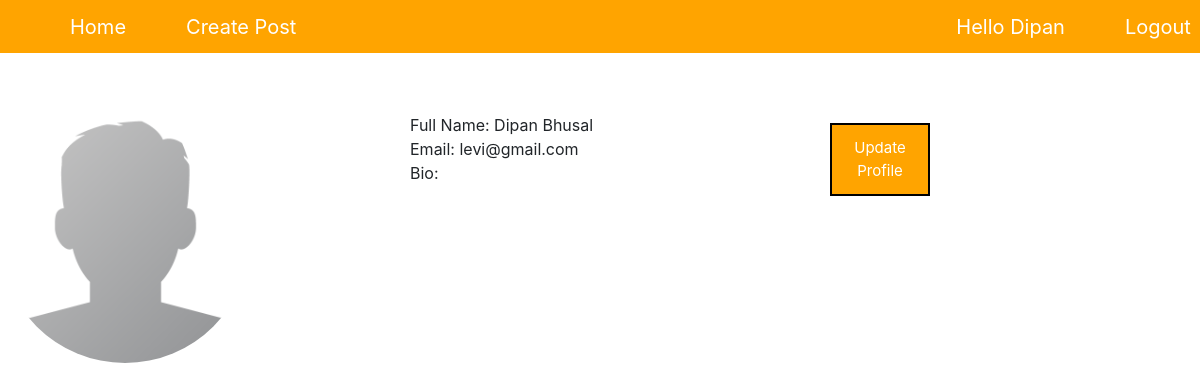
Screenshot of /accounts/profile/levi/ with the database file from the repository.
### accounts/models.py (models this page shows, shortened)
class UserModel(AbstractBaseUser):
    first_name = models.CharField(max_length=40)
    last_name = models.CharField(max_length=40)
    email = models.EmailField(verbose_name='Email Address',
        max_length=255,
        unique=True
        )
    created_at = models.DateTimeField(auto_now=now)
    is_active = models.BooleanField(default=True)
    is_admin = models.BooleanField(default = False)
    username = models.CharField(max_length=100, blank = True)
    profile_picture = models.ImageField(upload_to='profile_pics', default = 'profile_pics/default.jpg')
    bio = models.TextField(blank=True)
    email_confirmed = models.BooleanField(default = False)
    objects = UserManager()
    groups = None
    USERNAME_FIELD = 'email'
    REQUIRED_FIELDS = [ ]

### accounts/views.py (the view)
# urls.py: path('profile/<slug:slug>/', UserProfileView.as_view(), name = 'profile'),
class UserProfileView(DetailView):
    model = USER
    slug_field = 'username'
    template_name = 'accounts/profile.html'
    context_object_name = 'user'

### accounts/templates/accounts/profile.html
{%extends 'blog/base.html'%}
{%block content%}
<div class="profile-container">
    <div class="profile-info">
        <div class="row">
            <div class="col-md-4">
                <img src="{{user.profile_picture.url}}" class="profile-picture"  alt="">
            </div>
            <div class="col-md-4">
                <div class="name">Full Name: {{user.first_name}} {{user.last_name}}</div>
                Email: {{user.email}} <br>
                Bio: {{user.bio}}
            </div>
            <div class="col-md-4">
                <a href="{% url 'accounts:profile-edit' user.username %}"> <button class="update-btn" style="width: 100px;">Update Profile</button></a>
            </div>
        </div>
    </div>
</div>
{%endblock content%}

### blog/templates/blog/base.html (shortened to what this page needs)
{%load static%}
<!DOCTYPE html>
<html lang="en">
<head>
    <link rel="stylesheet" href="{% static 'css/main1.css' %}">
    <link rel="stylesheet" href="https://stackpath.bootstrapcdn.com/bootstrap/4.5.0/css/bootstrap.min.css">
</head>
<body>
    <nav>
        <ul class="trans" id="nav-menu">
            <li><a href="{% url 'blog:blog-home' %}">Home</a></li>
            {%if user.is_authenticated%}
            <li><a href="{% url 'blog:post-create' %}">Create Post</a></li>
            <li><a href="{% url 'accounts:profile' user.username %}" class="right">Hello {{user.first_name}}</a></li>
            <li><a href="{% url 'accounts:logout' %}" class="right">Logout</a></li>
            {%else%}
            <li><a href="{% url 'accounts:login' %}" class="right">Login</a></li>
            <li><a href="{% url 'accounts:signup' %}" class="right">Sign Up</a></li>
            {% endif %}
        </ul>
    </nav>
    {%block content%}
    {% endblock %}
</body>
</html>

### blog/static/css/main1.css (style rules this page uses)
nav { padding-top: 2px; background-color: #ffa400; width: 100%; height: 53px; }
.trans { transition: all 400ms ; }
li>a { text-decoration: none; color: #ffffff; }
nav ul li { font-size: 20px; display: block; float: left; padding: 10px 15px; }
ul li a { padding: 15px ; }
.right { position: relative; left: 50vw; }
.col-md-4 { margin-bottom: 20px; }
a button { background-color: #ffa400; width: 10%; padding: 1vw; margin: 10px; border-style: double ; text-decoration: none; color: white; font-size: 15px; float: left; }
.profile-info { margin-top: 60px; }
.profile-picture { width: 250px; height: 250px; border-radius: 50%; }

### rows the page displays
UserModel: first_name "Dipan", profile_picture (placeholder picture), last_name "Bhusal", email "levi@gmail.com"
